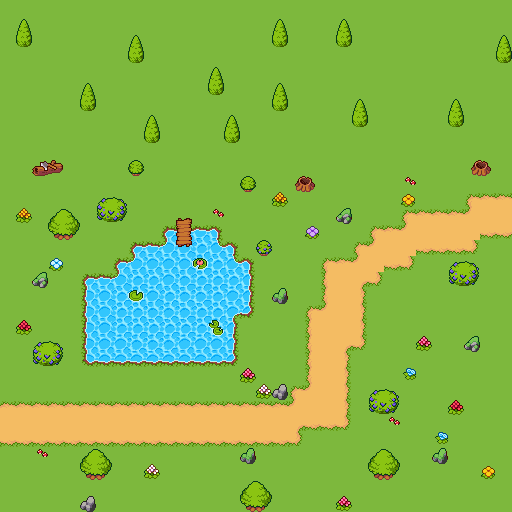

Rendered tile map (Tiled .tmx) drawn with the repository's tilesets; below, a short description and the map source with its tile grids summarised:
An orthogonal 32x32 tile map with 16x16 px tiles, 2 tile layers (Tile Layer 2, Tile Layer 1), 8 tilesets.

<map version="1.5" tiledversion="1.7.2" orientation="orthogonal" renderorder="right-down" width="32" height="32" tilewidth="16" tileheight="16" infinite="0" nextlayerid="3" nextobjectid="1">
 <tileset firstgid="1" source="A1.tsx" />
 <tileset firstgid="901" source="A2.tsx" />
 <tileset firstgid="2895" source="B.tsx" />
 <tileset firstgid="3151" source="C.tsx" />
 <tileset firstgid="3407" source="D.tsx" />
 <tileset firstgid="3663" source="E.tsx" />
 <tileset firstgid="3843" source="Flowers.tsx" />
 <tileset firstgid="3939" source="Trees.tsx" />
 <layer id="2" name="Tile Layer 2" width="32" height="32">
  <data>[1024 cells, 1024 non-empty, 27 distinct tile ids]</data>
 </layer>
 <layer id="1" name="Tile Layer 1" width="32" height="32">
  <data>[1024 cells, 941 non-empty, 36 distinct tile ids]</data>
 </layer>
</map>
